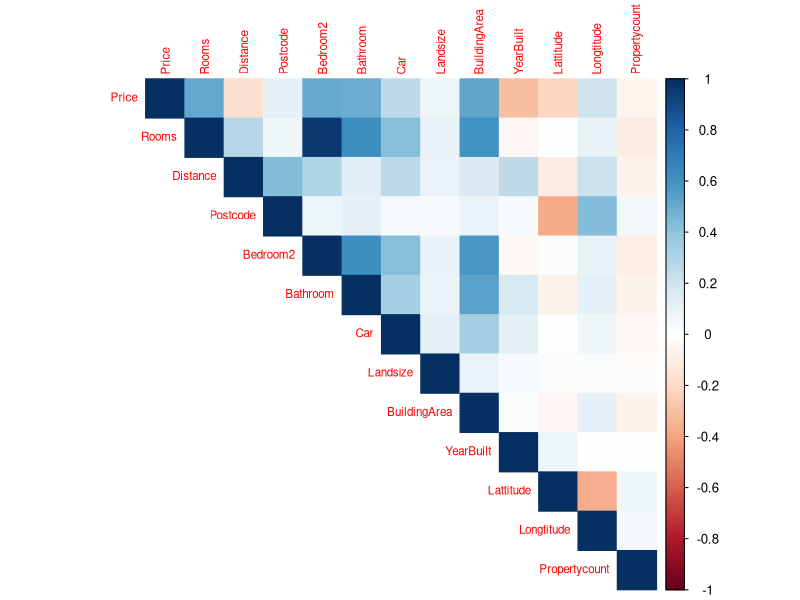
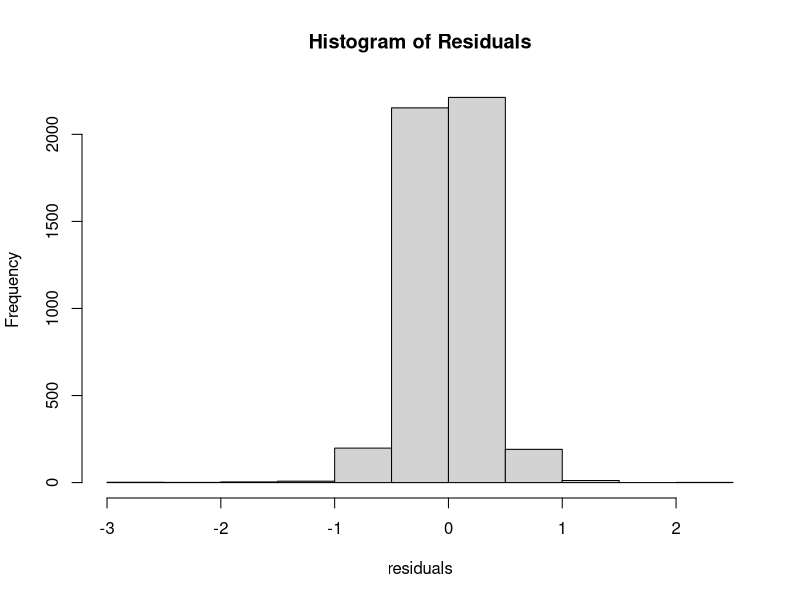
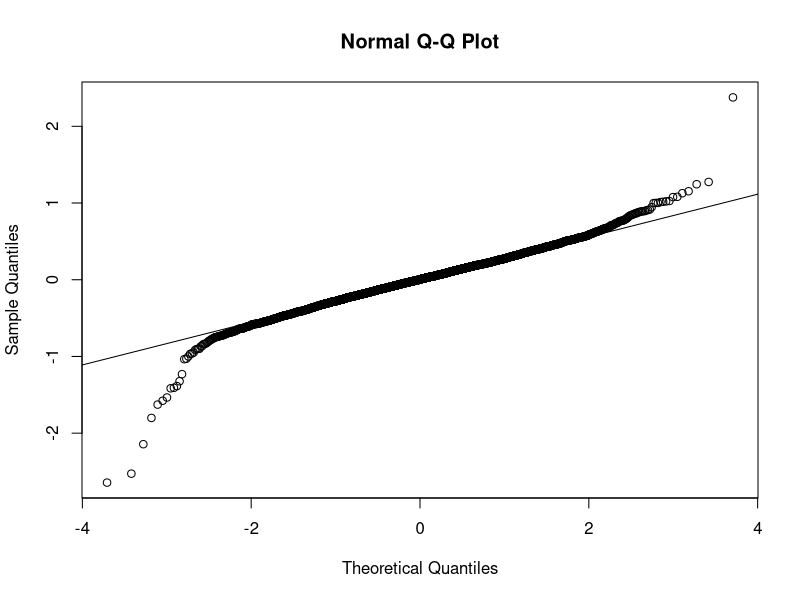
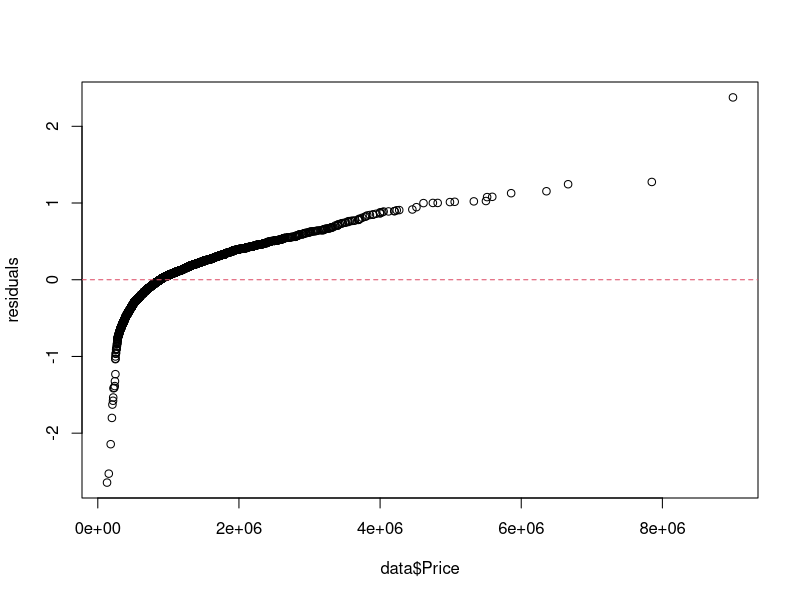
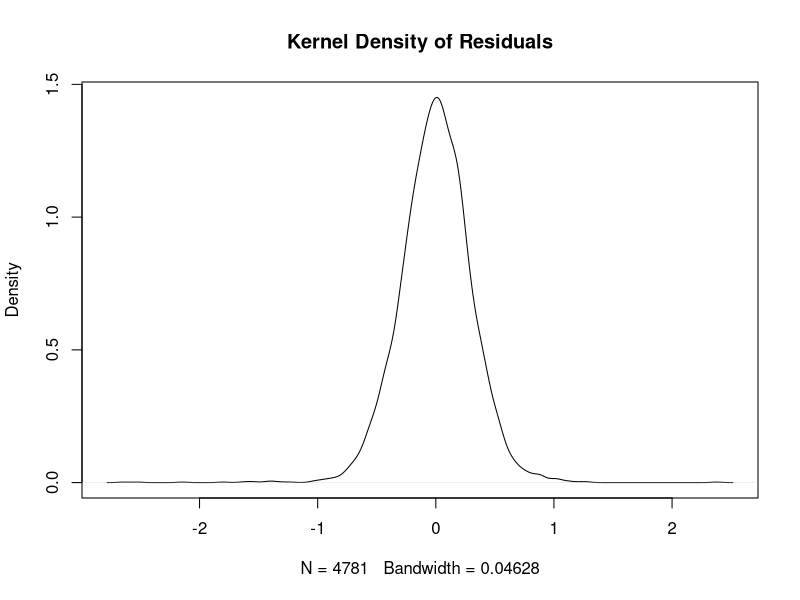

Here is the R script that generated these plots, in order:
## ---- chunk 1
data=read.csv('data.csv')
## ---- chunk 2
str(data)
## ---- chunk 3
install.packages("corrplot")

## ---- chunk 4
head(data)
## ---- chunk 5
# Load the corrplot package
library(corrplot)

# Select the variables of interest
variables_of_interest <- data[, c('Price','Rooms'		,	'Distance',	'Postcode',	'Bedroom2',	'Bathroom'	,'Car'	,'Landsize',	'BuildingArea',	'YearBuilt'	,	'Lattitude',	'Longtitude'	,'Propertycount'
 )]

# Calculate the correlation matrix
correlation_matrix <- cor(variables_of_interest)

# Create the heatmap
corrplot(correlation_matrix, method = "color", type = "upper", tl.cex = 0.7)

## ---- chunk 6
# Select the variables of interest
variables_of_interest <- data[,c('Price','Rooms'		,	'Distance',	'Postcode',	'Bedroom2',	'Bathroom'	,'Car'	,'Landsize',	'BuildingArea',	'YearBuilt'	,	'Lattitude',	'Longtitude'	,'Propertycount'
 )]
# Calculate the correlation matrix
correlation_matrix <- cor(variables_of_interest)

# Print the correlation matrix as a table
print(correlation_matrix)

## ---- chunk 7
# Assuming 'data' is a data frame in R
sapply(data, class)

## ---- chunk 8
install.packages("caTools")
## ---- chunk 9
# Assuming 'data' is your data frame
set.seed(123)  # For reproducibility
sample_indices <- sample(nrow(data), nrow(data) * 0.7)  # Split data into 70% training and 30% testing
train_data <- data[sample_indices, ]
test_data <- data[-sample_indices, ]

## ---- chunk 10
# Perform stepwise regression for feature selection
# Assuming you want to perform forward selection
initial_model <- lm(Price ~ 1, data = train_data)  # Start with an intercept-only model

final_model <- step(initial_model, direction = "forward", scope = formula(~ .))


## ---- chunk 11
# Train the final model with selected features
final_model <- lm(Price ~ Rooms + Distance + Postcode + Bedroom2 + Bathroom + Car + Landsize + BuildingArea + YearBuilt + Lattitude + Longtitude + Propertycount, data = train_data)

## ---- chunk 12
# Make predictions on the test data
predictions <- predict(final_model, newdata = test_data)

# Assess the model's performance
mse <- mean((test_data$SALE.PRICE - predictions)^2)
r_squared <- 1 - (sum((test_data$SALE.PRICE - predictions)^2) / sum((test_data$SALE.PRICE - mean(test_data$SALE.PRICE))^2))

## ---- chunk 13
# View the model summary
summary(final_model)

## ---- chunk 14
# Fit the linear regression model
final_model <- lm(log(Price) ~ Rooms + Distance + Postcode + Bedroom2 + Bathroom + Car + Landsize + BuildingArea + YearBuilt + Lattitude + Longtitude + Propertycount, data = train_data)

# Make predictions
predictions <- predict(final_model, newdata = test_data)  # Replace test_data with your test dataset

# Apply the inverse log transformation to get back to the original scale
predicted_prices <- exp(predictions)

summary(final_model)

## ---- chunk 15
# Obtain the residuals
residuals <- residuals(final_model)

# Create a histogram
hist(residuals, main = "Histogram of Residuals")

# Create a QQ plot
qqnorm(residuals)
qqline(residuals)



# Normal Probability Plot
qqplot(data$Price,residuals)
abline(h = 0, lty = 2, col = 2)
#Kernel Density Plot for Residuals:

# Kernel Density Plot
plot(density(residuals), main = "Kernel Density of Residuals")
#Shapiro-Wilk Normality Test:
#You can perform a formal Shapiro-Wilk test for normality:


shapiro.test(residuals)
